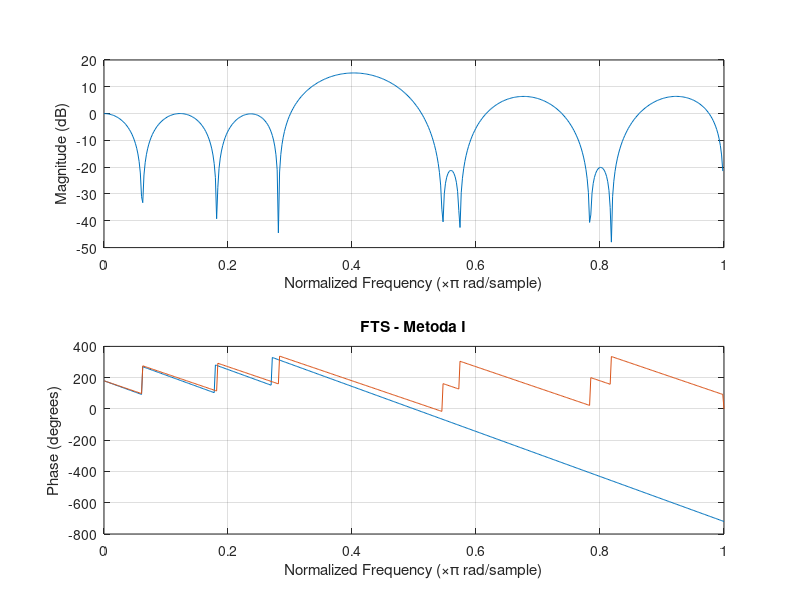
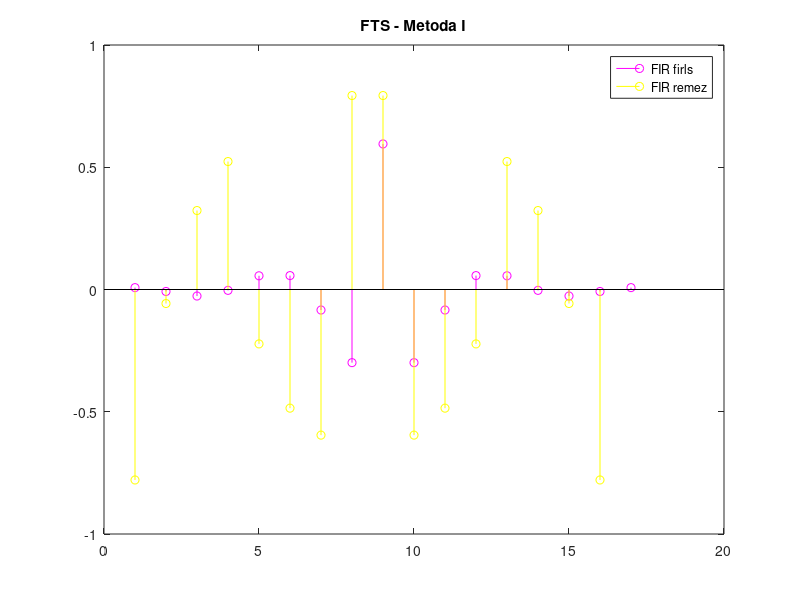
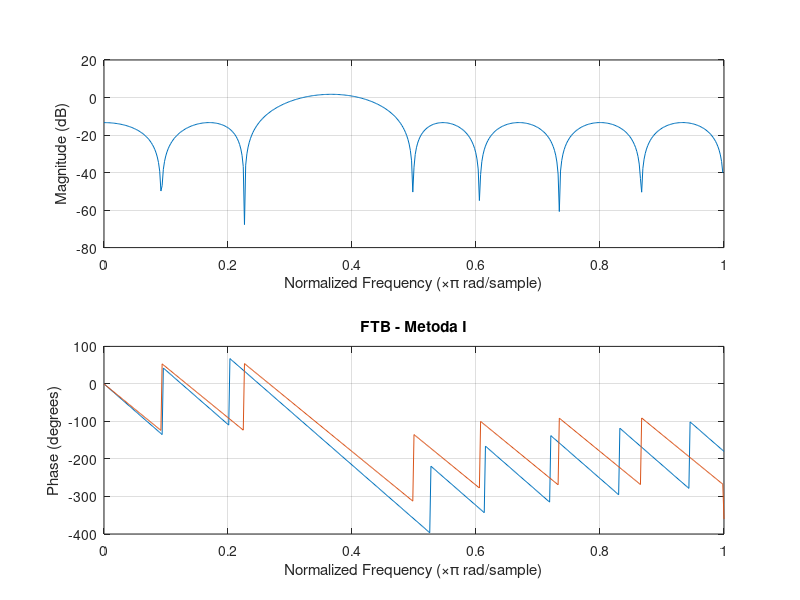
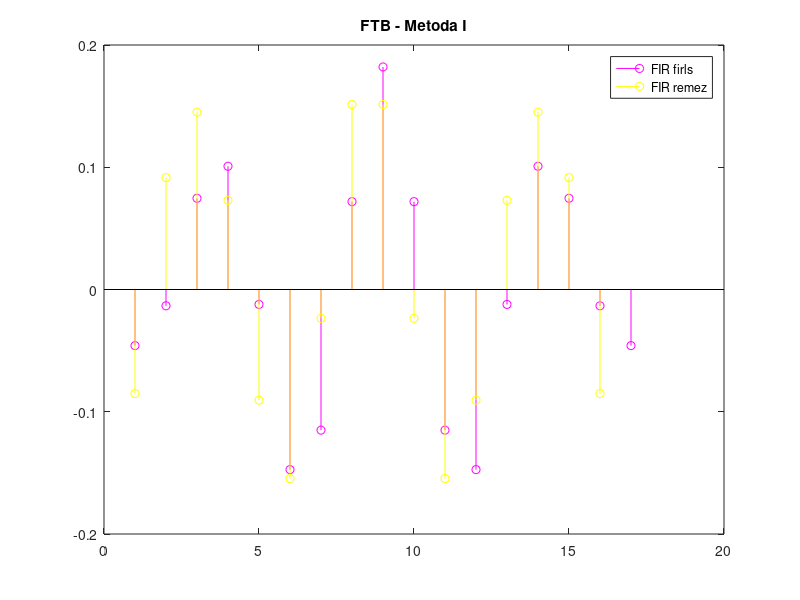

MATLAB code for these plots, in order: (Note: this script raises an error after producing the figures.)
clc ;
close all ;
clear all ;

M = 15 ;

omegaP = 0.30 ;
omegaS = 0.50 ;
omega1 = [ 0 omegaP omegaS 1 ] ;

%----------------------------- Partea I ----------------------------------%

% FTS
A1 = [ 0 0 1 1 ] ;

% in sens CMMP
hfs = firls( M, omega1, A1 ) ;

% in sens norma infinit
hrs = remez( M, omega1, A1 ) ;

figure
freqz( hfs ) ;
hold on 
freqz( hrs ) ;
title( 'FTS - Metoda I' ) ;

figure
stem( hfs, 'm' ) ;
hold on 
stem( hrs, 'y' ) ;
title( 'FTS - Metoda I' ) ;
legend('FIR firls', 'FIR remez' ) ;

% FTB
omega2 = [ 0 0.25 0.30 0.40 0.50 1 ] ;
A2 = [ 0 0 1 1 0 0 ] ;

% in sens CMMP
hfb = firls( M, omega2, A2 ) ;

% in sens norma infinit
hrb = remez( M, omega2, A2 ) ;

figure
freqz( hfb ) ;
hold on 
freqz( hrb ) ;
title( 'FTB - Metoda I' ) ;

figure
stem( hfb, 'm' ) ;
hold on 
stem( hrb, 'y' ) ;
title( 'FTB - Metoda I' ) ;
legend('FIR firls', 'FIR remez' ) ;

%---------------------------- Partea II ----------------------------------%

A3 = [ 1 1 0 0 ] ;

% in sens CMMP
hf = firls( M, omega1, A3 ) ;

% in sens norma infinit
hr = remez( M, omega1, A3 ) ;

figure
Hsr = 1 - abs( freqz( hr ) ) ;

plot( Hsr ) ;
hold on

Hsf = 1 - abs( freqz( hf ) ) ;
plot( Hsf ) ;
title( 'FTS - Metoda II' ) ;
hold off
legend( 'remez', 'firls' ) ;

%stem
figure
stem( Hsr ) ;
hold on
stem( Hsf ) ;
title( 'FTS - Metoda II' ) ;
legend( 'remez', 'firls' ) ;

% FTB
[ Hbr, omegaa ] = freqz( hr ) ;
[ Hbf, omegab ] = freqz( hf ) ;

omega = [ 0 0.25 0.40 1 ] ;

hrnou = remez( M, omega, A3 ) ;
hfnou = firls( M, omega, A3 ) ;

[ Hbrnou, omegac ] = freqz( hrnou ) ;
[ Hbfnou, omegad ] = freqz( hfnou ) ;

Hbandafirls = abs( Hbf ) - abs( Hbfnou ) ;
Hbandaremez = abs( Hbr ) - abs( Hbrnou ) ;


figure
plot( Hbandafirls ) ;
hold on
plot( Hbandaremez ) ;
hold off
title( 'FTB - Metoda II' ) ;
legend( 'firls', 'remez' ) ;

figure
stem( Hbandafirls ) ;
hold on
stem( Hbandaremez ) ;
hold off
title( 'FTB - Metoda II' ) ;
legend( 'firls', 'remez' ) ;